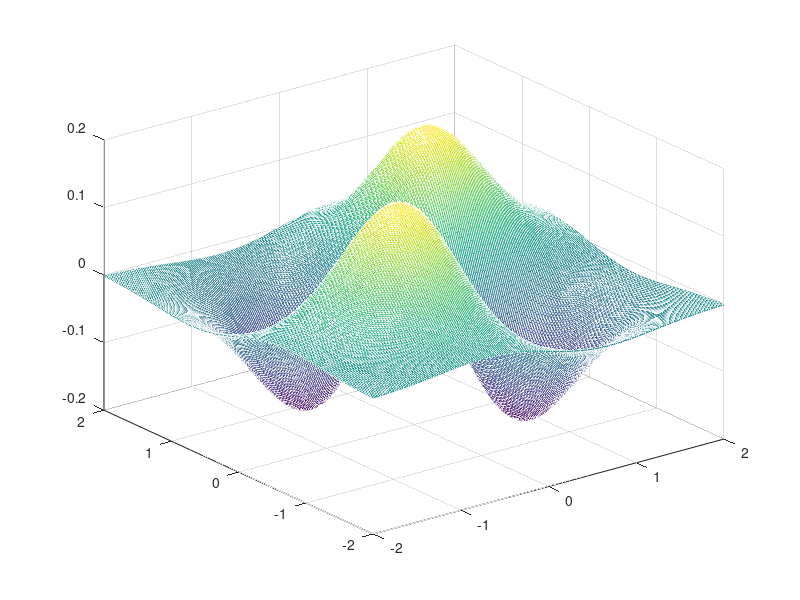

Here is the MATLAB script that generated this plot:
clc;
clear all;
close all;

fun = @(x) x(1)*x(2)*exp(-(x(1)^2+x(2)^2)) ;
options=optimset('Display','Iter','TolFun',1e-8);
[x,fval]=fminsearch(fun,[1,5],options);

[x,y]=meshgrid(-2:0.02:2, -2:0.02:2);
z=x.*y.*exp(-(x.^2+y.^2));
mesh(x,y,z)


